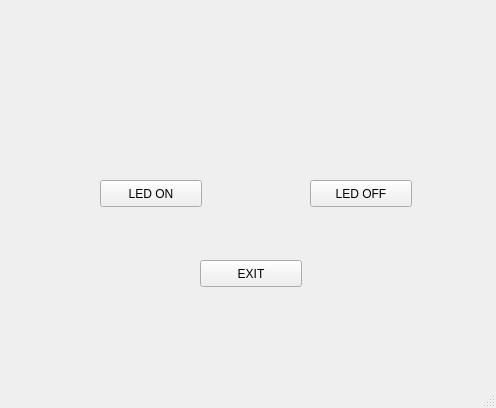
<?xml version="1.0" encoding="UTF-8"?>
<ui version="4.0">
 <class>MainWindow</class>
 <widget class="QMainWindow" name="MainWindow">
  <property name="geometry">
   <rect>
    <x>0</x>
    <y>0</y>
    <width>496</width>
    <height>408</height>
   </rect>
  </property>
  <property name="windowTitle">
   <string>MainWindow</string>
  </property>
  <widget class="QWidget" name="centralwidget">
   <widget class="QPushButton" name="btn_1">
    <property name="geometry">
     <rect>
      <x>100</x>
      <y>180</y>
      <width>102</width>
      <height>27</height>
     </rect>
    </property>
    <property name="text">
     <string>LED ON</string>
    </property>
   </widget>
   <widget class="QPushButton" name="btn_2">
    <property name="geometry">
     <rect>
      <x>310</x>
      <y>180</y>
      <width>102</width>
      <height>27</height>
     </rect>
    </property>
    <property name="text">
     <string>LED OFF</string>
    </property>
   </widget>
   <widget class="QPushButton" name="btn_3">
    <property name="geometry">
     <rect>
      <x>200</x>
      <y>260</y>
      <width>102</width>
      <height>27</height>
     </rect>
    </property>
    <property name="text">
     <string>EXIT</string>
    </property>
   </widget>
  </widget>
  <widget class="QMenuBar" name="menubar">
   <property name="geometry">
    <rect>
     <x>0</x>
     <y>0</y>
     <width>496</width>
     <height>25</height>
    </rect>
   </property>
  </widget>
  <widget class="QStatusBar" name="statusbar"/>
 </widget>
 <resources/>
 <connections>
  <connection>
   <sender>btn_3</sender>
   <signal>clicked()</signal>
   <receiver>MainWindow</receiver>
   <slot>btn3Func()</slot>
   <hints>
    <hint type="sourcelabel">
     <x>253</x>
     <y>304</y>
    </hint>
    <hint type="destinationlabel">
     <x>254</x>
     <y>348</y>
    </hint>
   </hints>
  </connection>
 </connections>
 <slots>
  <slot>btn1Func()</slot>
  <slot>btn2Func()</slot>
  <slot>btn3Func()</slot>
 </slots>
</ui>
